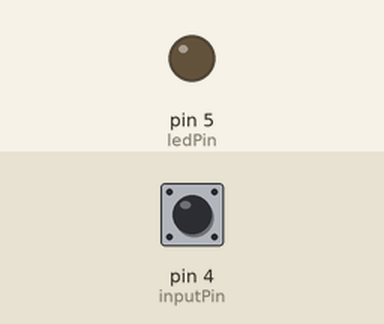
Recording of a sketch running on a simulated Arduino Uno, built with avr-gcc and run on an emulated ATmega328P. Parts: output pins drawn as LEDs (lit = HIGH). Dashed ring = blinking. The inputs (shaded band) are chosen by the test bench; at power-on: pin 4 (inputPin) LOW. What the sketch prints to the serial monitor is not drawn.

Above: at 1.2 s.
1.3 s: pin 4 (inputPin) driven HIGH
At 2.5 s:
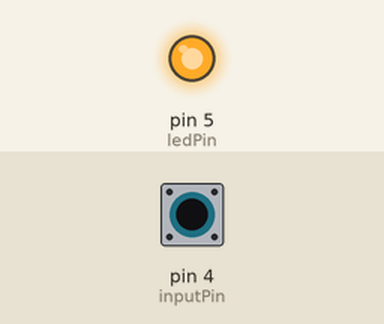
2.8 s: pin 4 (inputPin) driven LOW
At 4.0 s:
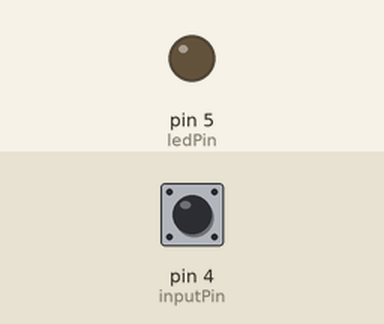
4.3 s: pin 4 (inputPin) pulsed HIGH 5 times (0.12 s each, 0.3 s apart)
At 4.66 s:
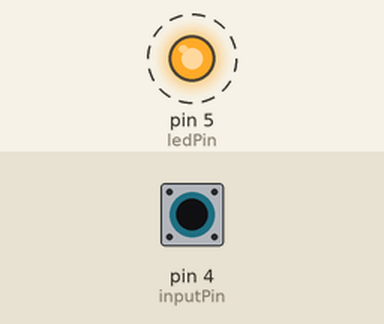
8.8 s: pin 4 (inputPin) pulsed HIGH 2 times (0.12 s each, 0.3 s apart)
At 10.6 s:
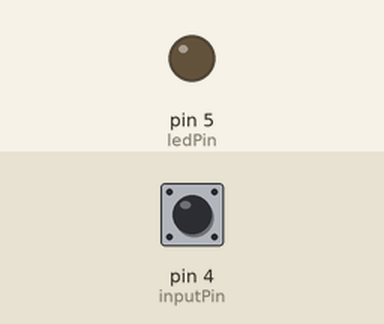
Timing chart, 0 to 12.1 s (numbered marks = the images above; inputs shaded):
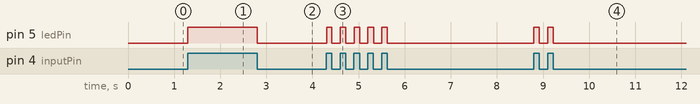

Measured:
- after the input at 1.3 s, pin 5 (ledPin): LOW → HIGH at once
- after the input at 2.8 s, pin 5 (ledPin): HIGH → LOW at once
- after the input at 4.3 s, pin 5 (ledPin): alternates HIGH for 0.12 s and LOW for 0.18 s, 10 changes in all, then stays LOW, starting at once
- after the input at 8.8 s, pin 5 (ledPin): alternates HIGH for 0.12 s and LOW for 0.18 s, 4 changes in all, then stays LOW, starting at once

The sketch:

sketch_ir.ino
```cpp
/*
 * PIR sensor tester
 */

int ledPin = 5;                // choose the pin for the LED
int inputPin = 4;               // choose the input pin (for PIR sensor)
int val = 0;                    // variable for reading the pin status

void setup() {
  pinMode(ledPin, OUTPUT);      // declare LED as output
  pinMode(inputPin, INPUT);     // declare sensor as input
  Serial.begin(9600);
}

void loop(){
  val = digitalRead(inputPin);  // read input value
  if (val == HIGH) {            // check if the input is HIGH
    digitalWrite(ledPin, HIGH);  // turn LED ON
    Serial.println("on");
  } else {
    digitalWrite(ledPin, LOW); // turn LED OFF
    Serial.println("off");
  }
}
```
